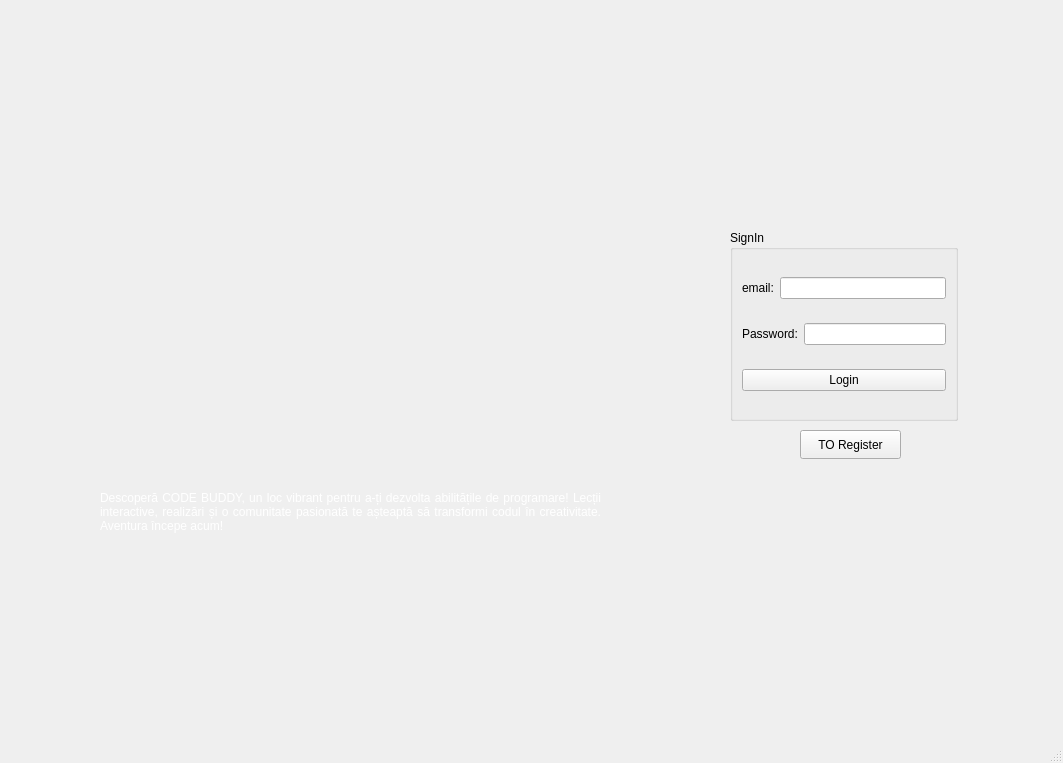
<?xml version="1.0" encoding="UTF-8"?>
<ui version="4.0">
 <class>MainWindow</class>
 <widget class="QMainWindow" name="MainWindow">
  <property name="geometry">
   <rect>
    <x>0</x>
    <y>0</y>
    <width>1063</width>
    <height>763</height>
   </rect>
  </property>
  <property name="windowTitle">
   <string>MainWindow</string>
  </property>
  <widget class="QWidget" name="centralwidget">
   <widget class="QWidget" name="loginSCREEN" native="true">
    <property name="geometry">
     <rect>
      <x>30</x>
      <y>70</y>
      <width>1021</width>
      <height>601</height>
     </rect>
    </property>
    <property name="styleSheet">
     <string notr="true"/>
    </property>
    <widget class="QLabel" name="labelParagraf">
     <property name="geometry">
      <rect>
       <x>70</x>
       <y>360</y>
       <width>501</width>
       <height>151</height>
      </rect>
     </property>
     <property name="styleSheet">
      <string notr="true">font: 10pt &quot;Segoe Print&quot;;
color: white</string>
     </property>
     <property name="text">
      <string>&lt;html&gt;&lt;head/&gt;&lt;body&gt;&lt;p align=&quot;justify&quot;&gt;&lt;br/&gt;Descoperă CODE BUDDY, un loc vibrant pentru a-ți dezvolta abilitățile de programare! Lecții interactive, realizări și o comunitate pasionată te așteaptă să transformi codul în creativitate. Aventura începe acum!&lt;/p&gt;&lt;/body&gt;&lt;/html&gt;</string>
     </property>
     <property name="wordWrap">
      <bool>true</bool>
     </property>
    </widget>
    <widget class="QStackedWidget" name="stackedWidget">
     <property name="geometry">
      <rect>
       <x>620</x>
       <y>60</y>
       <width>341</width>
       <height>431</height>
      </rect>
     </property>
     <property name="currentIndex">
      <number>0</number>
     </property>
     <widget class="QWidget" name="page">
      <widget class="QGroupBox" name="groupBox">
       <property name="geometry">
        <rect>
         <x>80</x>
         <y>100</y>
         <width>228</width>
         <height>191</height>
        </rect>
       </property>
       <property name="styleSheet">
        <string notr="true"/>
       </property>
       <property name="title">
        <string>SignIn</string>
       </property>
       <layout class="QVBoxLayout" name="verticalLayout">
        <item>
         <layout class="QHBoxLayout" name="horizontalLayout">
          <item>
           <widget class="QLabel" name="labelUser">
            <property name="text">
             <string>email:</string>
            </property>
           </widget>
          </item>
          <item>
           <widget class="QLineEdit" name="userIN"/>
          </item>
         </layout>
        </item>
        <item>
         <layout class="QHBoxLayout" name="horizontalLayout_2">
          <item>
           <widget class="QLabel" name="labelPassw">
            <property name="text">
             <string>Password:</string>
            </property>
           </widget>
          </item>
          <item>
           <widget class="QLineEdit" name="passwIN">
            <property name="echoMode">
             <enum>QLineEdit::Password</enum>
            </property>
           </widget>
          </item>
         </layout>
        </item>
        <item>
         <widget class="QPushButton" name="loginBTN">
          <property name="text">
           <string>Login</string>
          </property>
         </widget>
        </item>
       </layout>
      </widget>
      <widget class="QPushButton" name="ToRegisterBTN">
       <property name="geometry">
        <rect>
         <x>150</x>
         <y>300</y>
         <width>101</width>
         <height>29</height>
        </rect>
       </property>
       <property name="text">
        <string>TO Register</string>
       </property>
      </widget>
     </widget>
     <widget class="QWidget" name="page_2">
      <widget class="QGroupBox" name="groupBox_2">
       <property name="geometry">
        <rect>
         <x>30</x>
         <y>70</y>
         <width>281</width>
         <height>301</height>
        </rect>
       </property>
       <property name="title">
        <string>SingUp</string>
       </property>
       <widget class="QLabel" name="label_2">
        <property name="geometry">
         <rect>
          <x>20</x>
          <y>110</y>
          <width>63</width>
          <height>20</height>
         </rect>
        </property>
        <property name="text">
         <string/>
        </property>
       </widget>
       <widget class="QWidget" name="layoutWidget">
        <property name="geometry">
         <rect>
          <x>20</x>
          <y>70</y>
          <width>243</width>
          <height>179</height>
         </rect>
        </property>
        <layout class="QVBoxLayout" name="verticalLayout_2">
         <item>
          <layout class="QHBoxLayout" name="horizontalLayout_4">
           <item>
            <widget class="QLabel" name="labelEmailRegister">
             <property name="text">
              <string>email:</string>
             </property>
            </widget>
           </item>
           <item>
            <widget class="QLineEdit" name="emailRegisterIN"/>
           </item>
          </layout>
         </item>
         <item>
          <layout class="QHBoxLayout" name="horizontalLayout_5">
           <item>
            <widget class="QLabel" name="labelUsernameRegister">
             <property name="text">
              <string>username:</string>
             </property>
            </widget>
           </item>
           <item>
            <widget class="QLineEdit" name="usenameRegisterIN"/>
           </item>
          </layout>
         </item>
         <item>
          <layout class="QHBoxLayout" name="horizontalLayout_7">
           <item>
            <widget class="QLabel" name="labelPassword2">
             <property name="text">
              <string>password:</string>
             </property>
            </widget>
           </item>
           <item>
            <widget class="QLineEdit" name="password2IN">
             <property name="echoMode">
              <enum>QLineEdit::Password</enum>
             </property>
            </widget>
           </item>
          </layout>
         </item>
         <item>
          <layout class="QHBoxLayout" name="horizontalLayout_6">
           <item>
            <widget class="QLabel" name="labelPassword1">
             <property name="text">
              <string>password check:</string>
             </property>
            </widget>
           </item>
           <item>
            <widget class="QLineEdit" name="Password1IN">
             <property name="echoMode">
              <enum>QLineEdit::Password</enum>
             </property>
            </widget>
           </item>
          </layout>
         </item>
         <item>
          <widget class="QPushButton" name="CreateAccBTN">
           <property name="text">
            <string>Create Account</string>
           </property>
          </widget>
         </item>
        </layout>
       </widget>
      </widget>
      <widget class="QPushButton" name="ToSignIn">
       <property name="geometry">
        <rect>
         <x>130</x>
         <y>380</y>
         <width>83</width>
         <height>29</height>
        </rect>
       </property>
       <property name="text">
        <string>To SingIN</string>
       </property>
      </widget>
     </widget>
    </widget>
    <widget class="QLabel" name="label_Logo">
     <property name="geometry">
      <rect>
       <x>130</x>
       <y>70</y>
       <width>421</width>
       <height>321</height>
      </rect>
     </property>
     <property name="text">
      <string/>
     </property>
    </widget>
   </widget>
  </widget>
  <widget class="QMenuBar" name="menubar">
   <property name="geometry">
    <rect>
     <x>0</x>
     <y>0</y>
     <width>1063</width>
     <height>25</height>
    </rect>
   </property>
  </widget>
  <widget class="QStatusBar" name="statusbar"/>
 </widget>
 <resources/>
 <connections/>
</ui>
